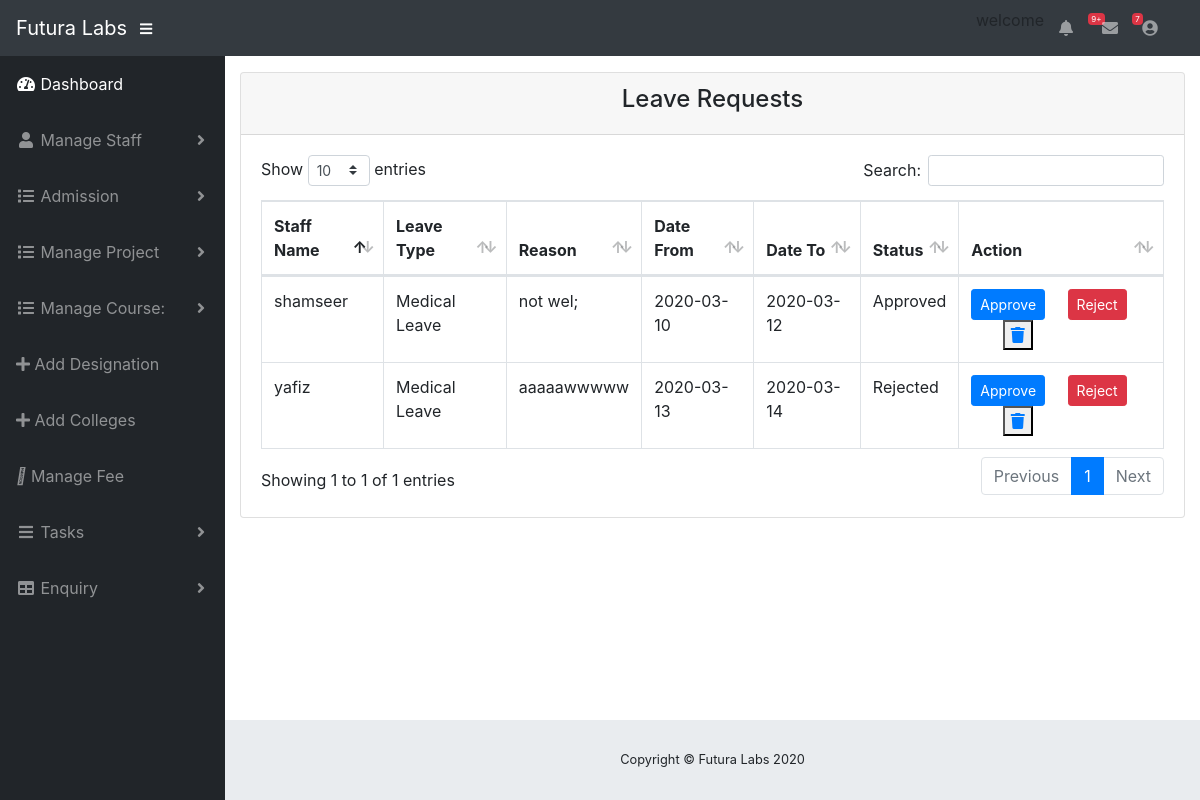
/view-leave.php (signed in), run on the app's committed database.
### tables this page shows
CREATE TABLE `leave` (
  `leave_id` int(11) NOT NULL,
  `login_id` int(11) NOT NULL,
  `leave_type` varchar(20) NOT NULL,
  `reason` varchar(50) NOT NULL,
  `date_from` date NOT NULL,
  `date_to` date NOT NULL,
  `status` varchar(20) NOT NULL DEFAULT 'Pending'
);

### view-leave.php (the view, shortened to what this page needs)
<?php
      include 'admin_header.php';
?>
        <div class="card mb-3">
          <div class="card-header">
           <center><h4>Leave Requests</h4></center>
            </div>
          <div class="card-body">
            <div class="table-responsive">
              <table class="table table-bordered" id="dataTable" width="100%" cellspacing="0">
                <thead>
                    <tr>
                        <th>Staff Name</th>
                        <th>Leave Type</th>
                        <th>Reason</th>
                        <th>Date From</th>
                        <th>Date To</th>
                        <th>Status</th>
                        <th>Action</th>
                    </tr>
                </thead>
                <?php
                $result=mysqli_query($con,"SELECT * FROM `leave` JOIN login ON leave.login_id=login.login_id");
                while($rows=mysqli_fetch_array($result))
            {
                ?>
                <tbody>
                  <tr>
                    <td><?php echo $rows['uname'];?></td>
                    <td><?php echo $rows['leave_type'];?></td>
                    <td><?php echo $rows['reason'];?></td>
                    <td><?php echo $rows['date_from'];?></td>
                    <td><?php echo $rows['date_to'];?></td>
                    <td><?php echo $rows['status'];?></td>
                    <td>
                        <a href="view-leave.php?leave_id=<?php echo $rows['leave_id'];?>"><button class="btn btn-primary btn-sm">Approve </button></a>&nbsp;&nbsp;&nbsp;&nbsp;
                        <a href="view-leave.php?id=<?php echo $rows['leave_id'];?>"><button class="btn btn-danger btn-sm">Reject </button></a>&nbsp;&nbsp;&nbsp;&nbsp;&nbsp;&nbsp;
                        <a href="view-leave.php?delete=<?php echo $rows['leave_id'];?>"> <button class="button-btn-danger"><i class="fa fa-trash"></a></i></button>
                  </tr>
                </tbody>
                <?php
            }
            ?>
              </table>
            </div>
          </div>
        </div>
      </div>
<?php include('footer.php');?>

### data on the page
leave: login.uname "shamseer", leave_type "Medical Leave", reason "not wel;", date_from "2020-03-10", date_to "2020-03-12", status "Approved"
leave: login.uname "yafiz", leave_type "Medical Leave", reason "aaaaawwwww", date_from "2020-03-13", date_to "2020-03-14", status "Rejected"
